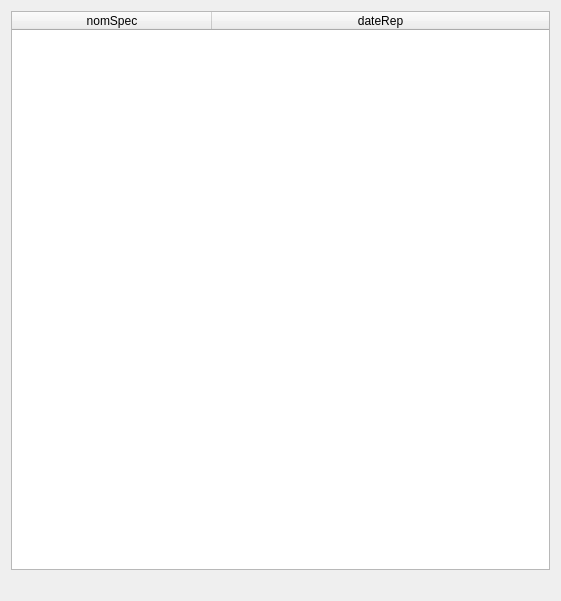
<?xml version="1.0" encoding="UTF-8"?>
<ui version="4.0">
 <class>fct_fournie_1</class>
 <widget class="QDialog" name="fct_fournie_1">
  <property name="geometry">
   <rect>
    <x>0</x>
    <y>0</y>
    <width>561</width>
    <height>601</height>
   </rect>
  </property>
  <property name="windowTitle">
   <string>Liste des représentations de &quot;How to be a parisian ?&quot;</string>
  </property>
  <layout class="QVBoxLayout" name="verticalLayout">
   <item>
    <widget class="QTableWidget" name="table_fct_fournie_1">
     <attribute name="horizontalHeaderDefaultSectionSize">
      <number>200</number>
     </attribute>
     <attribute name="horizontalHeaderMinimumSectionSize">
      <number>50</number>
     </attribute>
     <attribute name="horizontalHeaderStretchLastSection">
      <bool>true</bool>
     </attribute>
     <attribute name="verticalHeaderVisible">
      <bool>false</bool>
     </attribute>
     <column>
      <property name="text">
       <string>nomSpec</string>
      </property>
     </column>
     <column>
      <property name="text">
       <string>dateRep</string>
      </property>
     </column>
    </widget>
   </item>
   <item>
    <widget class="QLabel" name="label_fct_fournie_1">
     <property name="text">
      <string/>
     </property>
     <property name="alignment">
      <set>Qt::AlignCenter</set>
     </property>
    </widget>
   </item>
  </layout>
 </widget>
 <resources/>
 <connections/>
</ui>
